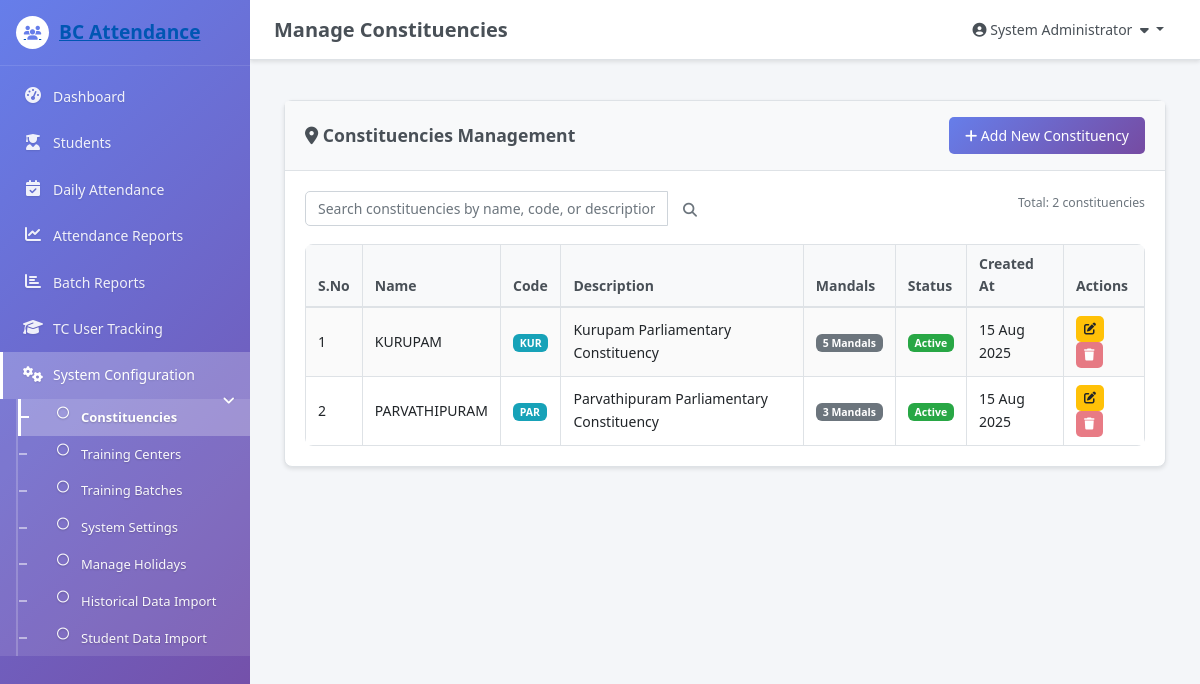
Screenshot of /admin/constituencies.php (signed in) with the database file from the repository.
### tables this page shows
CREATE TABLE `constituencies` (
  `id` int(11) NOT NULL,
  `name` varchar(100) NOT NULL,
  `code` varchar(20) NOT NULL,
  `description` text DEFAULT NULL,
  `status` enum('active','inactive') DEFAULT 'active',
  `created_at` timestamp NOT NULL DEFAULT current_timestamp(),
  `updated_at` timestamp NOT NULL DEFAULT current_timestamp() ON UPDATE current_timestamp()
);

### admin/constituencies.php (the view, shortened to what the rows shown need)
<?php
require_once '../config/database.php';
require_once '../includes/functions.php';
require_once '../includes/session.php';
$records_per_page = 10;
$current_page = isset($_GET['page']) ? (int)$_GET['page'] : 1;
$offset = ($current_page - 1) * $records_per_page;
$search_condition = '';
$search_params = [];
$search_types = '';
$constituencies_with_counts = fetchAll("
    SELECT c.*, COUNT(m.id) as mandal_count
    FROM constituencies c
    LEFT JOIN mandals m ON c.id = m.constituency_id
    $search_condition
    GROUP BY c.id
    ORDER BY c.name
    LIMIT $offset, $records_per_page
", $search_params, $search_types);
?>
<?php include '../includes/header.php'; ?>
<div class="container-fluid">
    <div class="row">
        <div class="col-12">
            <div class="card">
                <div class="card-body">
                    <div class="table-responsive">
                        <table class="table table-bordered table-striped">
                            <thead>
                                <tr>
                                    <th>S.No</th>
                                    <th>Name</th>
                                    <th>Code</th>
                                    <th>Description</th>
                                    <th>Mandals</th>
                                    <th>Status</th>
                                    <th>Created At</th>
                                    <th>Actions</th>
                                </tr>
                            </thead>
                            <tbody id="tableBody">
                                <?php if (empty($constituencies_with_counts)): ?>
                                    <tr>
                                        <td colspan="8" class="text-center">No constituencies found.</td>
                                    </tr>
                                <?php else: ?>
                                    <?php $serial = $offset + 1; ?>
                                    <?php foreach ($constituencies_with_counts as $constituency): ?>
                                        <tr>
                                            <td><?php echo $serial++; ?></td>
                                            <td><?php echo htmlspecialchars($constituency['name']); ?></td>
                                            <td><span class="badge badge-info"><?php echo htmlspecialchars($constituency['code']); ?></span></td>
                                            <td><?php echo htmlspecialchars($constituency['description']); ?></td>
                                            <td>
                                                <span class="badge badge-secondary">
                                                    <?php echo $constituency['mandal_count']; ?> Mandals
                                                </span>
                                            </td>
                                            <td>
                                                <span class="badge <?php echo getStatusBadgeClass($constituency['status']); ?>">
                                                    <?php echo ucfirst($constituency['status']); ?>
                                                </span>
                                            </td>
                                            <td><?php echo formatDateTime($constituency['created_at'], 'd M Y'); ?></td>
                                            <td>
                                                <button type="button" class="btn btn-sm btn-warning" onclick="editConstituency(<?php echo htmlspecialchars(json_encode($constituency)); ?>)">
                                                    <i class="fas fa-edit"></i>
                                                </button>
                                                <?php if ($constituency['mandal_count'] == 0): ?>
                                                    <button type="button" class="btn btn-sm btn-danger" onclick="deleteConstituency(<?php echo $constituency['id']; ?>, '<?php echo addslashes($constituency['name']); ?>')">
                                                        <i class="fas fa-trash"></i>
                                                    </button>
                                                <?php else: ?>
                                                    <button type="button" class="btn btn-sm btn-danger" disabled title="Cannot delete - has associated mandals">
                                                        <i class="fas fa-trash"></i>
                                                    </button>
                                                <?php endif; ?>
                                            </td>
                                        </tr>
                                    <?php endforeach; ?>
                                <?php endif; ?>
                            </tbody>
                        </table>
                    </div>
                </div>
            </div>
        </div>
    </div>
</div>
<?php include '../includes/footer.php'; ?>

### includes/header.php (shortened to what the rows shown need)
<?php
require_once '../includes/session.php';
require_once '../includes/functions.php';
$currentUser = getCurrentUser();
?>
<!DOCTYPE html>
<html lang="en">
<head>
    <link rel="stylesheet" href="https://cdn.jsdelivr.net/npm/bootstrap@4.6.2/dist/css/bootstrap.min.css">
    <link rel="stylesheet" href="../assets/css/admin.css">
    <link rel="stylesheet" href="https://cdnjs.cloudflare.com/ajax/libs/font-awesome/6.4.0/css/all.min.css">
    <link rel="stylesheet" href="/assets/css/custom.css">
    <link rel="stylesheet" href="https://cdn.datatables.net/responsive/2.5.0/css/responsive.dataTables.min.css">
</head>
<body class="<?php echo isset($bodyClass) ? $bodyClass : ''; ?>">
    <div class="wrapper">
        <div class="content-wrapper">
            <nav class="main-header">
                <div class="navbar">
                    <ul class="navbar-nav">
                        <li class="nav-item dropdown">
                            <button class="dropdown-toggle" type="button">
                                <i class="fas fa-user-circle"></i>
                                <?php echo htmlspecialchars($currentUser['full_name']); ?>
                                <i class="fas fa-caret-down ml-1"></i>
                            </button>
                        </li>
                    </ul>
                </div>
            </nav>
            <div class="content">

### rows the page displays
constituencies: name "KURUPAM", code "KUR", description "Kurupam Parliamentary Constituency", mandal_count "5", status "Active", created_at "15 Aug 2025"
constituencies: name "PARVATHIPURAM", code "PAR", description "Parvathipuram Parliamentary Constituency", mandal_count "3", status "Active", created_at "15 Aug 2025"

### other values shown
$pageTitle "Manage Constituencies"
$currentUser['full_name'] "System Administrator"
$total_records "2"
